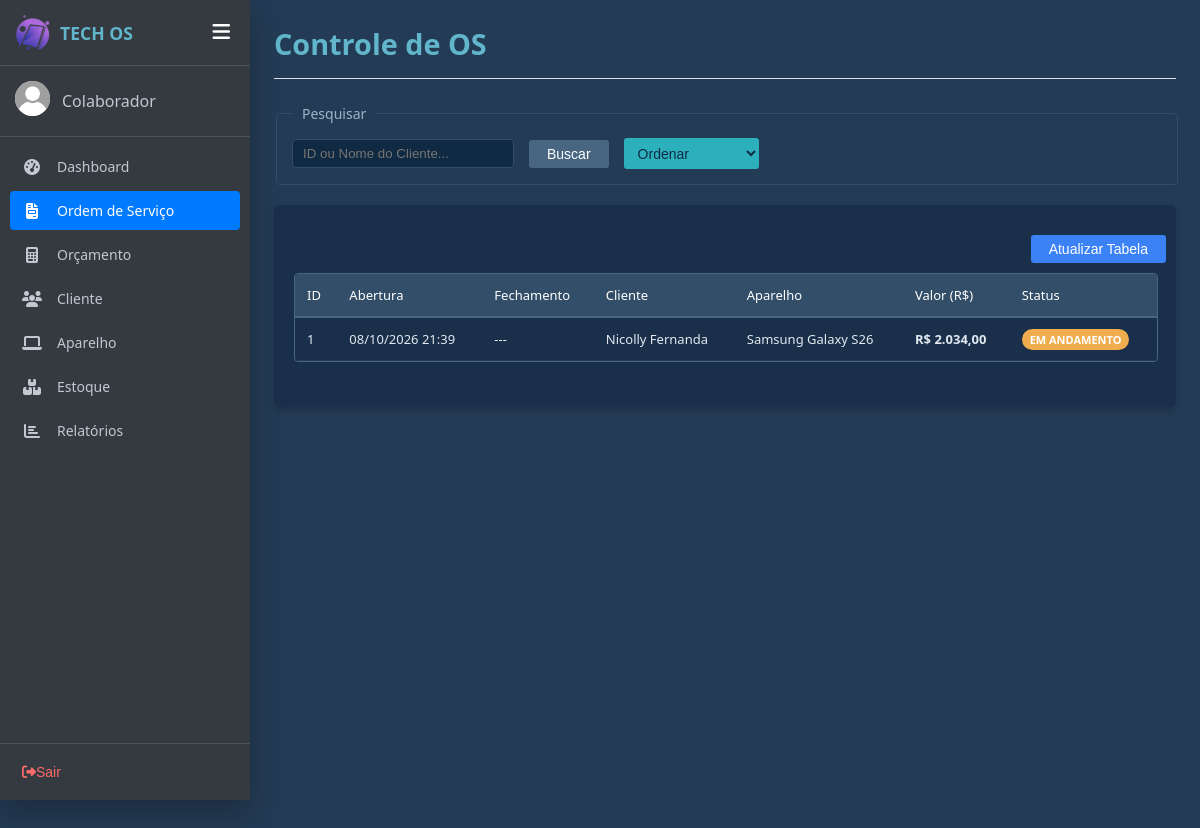
/os.php, run on the app's committed database.
### tables this page shows
CREATE TABLE `os` (
  `idOS` int(11) NOT NULL COMMENT 'Chave primária de identificação da Ordem de Serviço',
  `aberturaOS` datetime NOT NULL DEFAULT current_timestamp() COMMENT 'Data e hora em que a Ordem de Serviço foi aberta',
  `fechamentoOS` datetime DEFAULT NULL COMMENT 'Data e hora em que o serviço foi finalizado e a OS foi encerrada',
  `descricaoOS` varchar(500) DEFAULT NULL COMMENT 'Relato detalhado informado pleo cliente da situaçção do equipamento',
  `servicoOS` varchar(255) DEFAULT NULL COMMENT 'Nome, tipo ou resumo do serviço principal que será executado.',
  `valorOS` decimal(10,2) DEFAULT 0.00 COMMENT 'Valor financeiro total cobrado pela execução desta Ordem de Serviço',
  `observacoesOS` varchar(500) DEFAULT NULL COMMENT 'Notas adicionais sobre o andamento do serviço',
  `status` varchar(50) DEFAULT 'aberto' COMMENT 'Situação atual da OS',
  `Aparelho_idAparelho` int(11) NOT NULL COMMENT 'Chave estrangeira. Vincula a OS ao aparelho que receberá a manutenção',
  `Funcionario_idFuncionario` int(11) DEFAULT NULL COMMENT 'Chave estrangeira. Identifica o funcionário responsável por executar o serviço',
  `Cliente_idCliente` int(11) NOT NULL COMMENT 'Chave estrangeira. Identifica o cliente que solicitou a Ordem de Serviço'
);

### php/funcaoOs.php (the view, shortened to what this page needs)
<?php
function listarOS() {
    $html = "";
    $sql = "SELECT os.idOS,
                   os.aberturaOS,
                   os.fechamentoOS,
                   os.valorOS,
                   os.status,
                   COALESCE(c.nomeCliente, 'Cliente Não Identificado') AS nomeCliente,
                   COALESCE(m.nomeMarca, '') AS nomeMarca,
                   COALESCE(mo.nomeModelo, 'Sem Modelo') AS nomeModelo
            FROM os os
            LEFT JOIN clientes c ON os.Cliente_idCliente = c.idCliente
            LEFT JOIN aparelho a ON os.Aparelho_idAparelho = a.idAparelho
            LEFT JOIN modelo mo ON a.Modelo_idModelo = mo.idModelo
            LEFT JOIN marca m ON mo.Marca_idMarca = m.idMarca
            ORDER BY os.idOS DESC";
    include("includes/conexao.php");
    $result = mysqli_query($conn, $sql);
    if ($result && mysqli_num_rows($result) > 0) {
        foreach ($result as $coluna) {
            $statusFormatado = ucfirst($coluna['status']);
            $statusValor = strtolower($coluna['status']);
            $classeBadge = 'badge-aberto';
            $abertura = !empty($coluna['aberturaOS']) ? date('d/m/Y H:i', strtotime($coluna['aberturaOS'])) : "---";
            $fechamento = (!empty($coluna['fechamentoOS']) && $coluna['fechamentoOS'] != '0000-00-00 00:00:00')
                ? date('d/m/Y H:i', strtotime($coluna['fechamentoOS']))
                : "---";
            $aparelhoExibicao = trim($coluna['nomeMarca'] . " " . $coluna['nomeModelo']);
            $html .= "<tr data-id='" . $coluna['idOS'] . "' data-status='" . $statusValor . "'>
                        <td>" . $coluna['idOS'] . "</td>
                        <td>" . $abertura . "</td>
                        <td>" . $fechamento . "</td>
                        <td>" . htmlspecialchars($coluna['nomeCliente'], ENT_QUOTES) . "</td>
                        <td>" . htmlspecialchars($aparelhoExibicao, ENT_QUOTES) . "</td>
                        <td><strong>R$ " . number_format($coluna['valorOS'], 2, ',', '.') . "</strong></td>
                        <td><span class='badge " . $classeBadge . " badge-status-btn' style='cursor: pointer;'>" . $statusFormatado . "</span></td>
                      </tr>";
        }
    } else {
        $html .= "<tr><td colspan='7' style='text-align:center;'>Nenhuma ordem de serviço cadastrada.</td></tr>";
    }
    return $html;
}
?>

### css/style_geral.css (style rules this page uses)
.badge { padding: 3px 8px; border-radius: 12px; font-size: 11px; text-transform: uppercase; font-weight: bold; }
.badge-aberto { background-color: #f0ad4e; color: #fff; }
.os-table td { padding: 12px; border-bottom: 1px solid #243b53; color: #e2e8f0; }

### css/sidebar.css (style rules this page uses)
:root { --sidebar-bg: #343a40; --sidebar-hover: rgba(255, 255, 255, 0.1); --sidebar-active: #007bff; --text-color: #c2c7d0; --sidebar-width: 250px; }
body { margin: 0; font-family: 'Segoe UI', Tahoma, Geneva, Verdana, sans-serif; display: flex; background-color: #243b55; color: #ffffff; min-height: 100vh; transition: padding-left 0.3s ease; padding-left: var(--sidebar-width); }

### data on the page
os: idOS "1", aberturaOS "08/10/2026 21:39", fechamentoOS "---", nomeCliente "Nicolly Fernanda", aparelhoExibicao "Samsung Galaxy S26", valorOS "2.034,00", status "EM ANDAMENTO"

### other printed values
nomeFuncionario($idLogado) "Colaborador"
